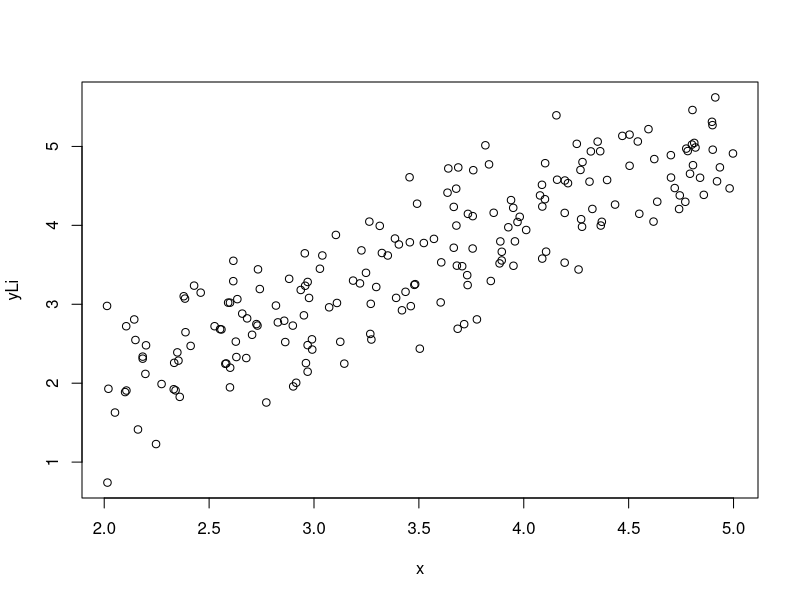
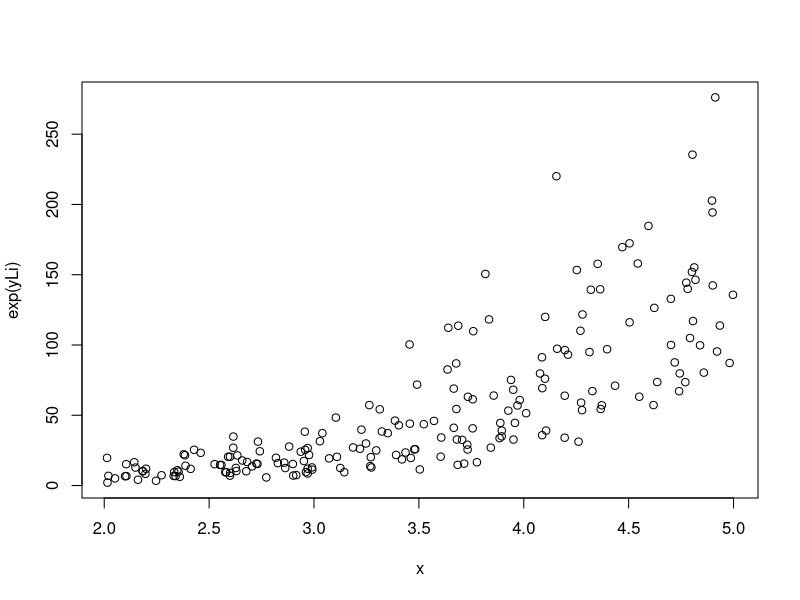
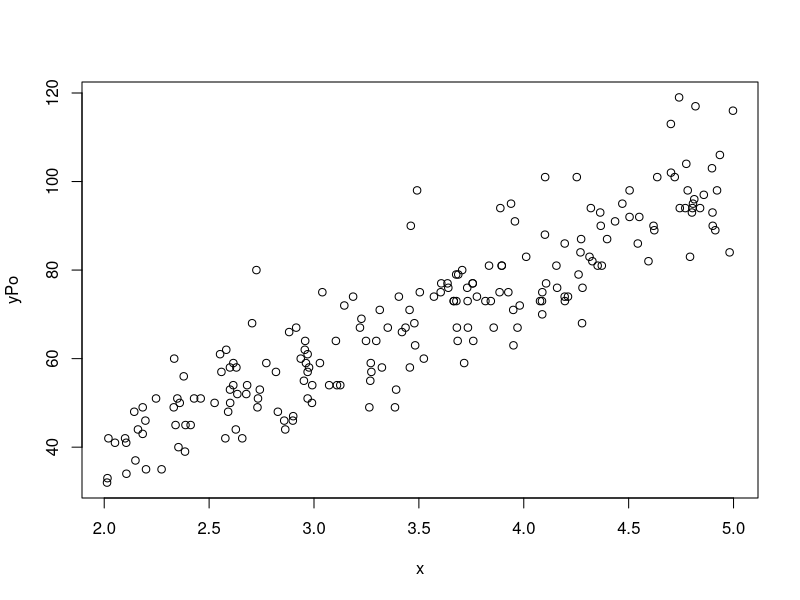
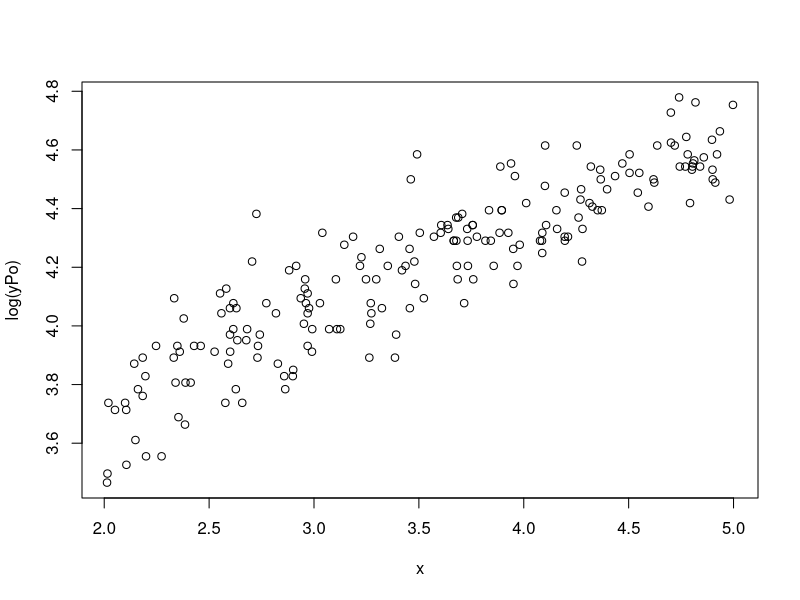
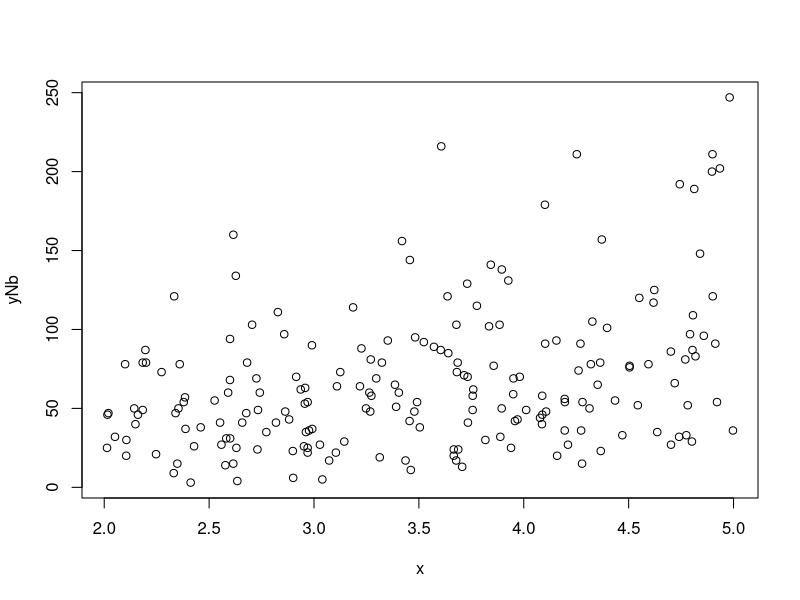
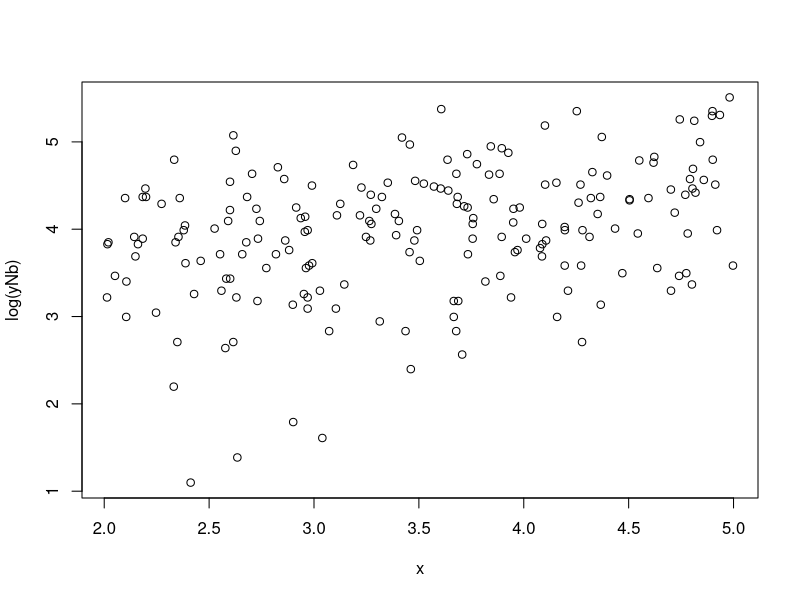
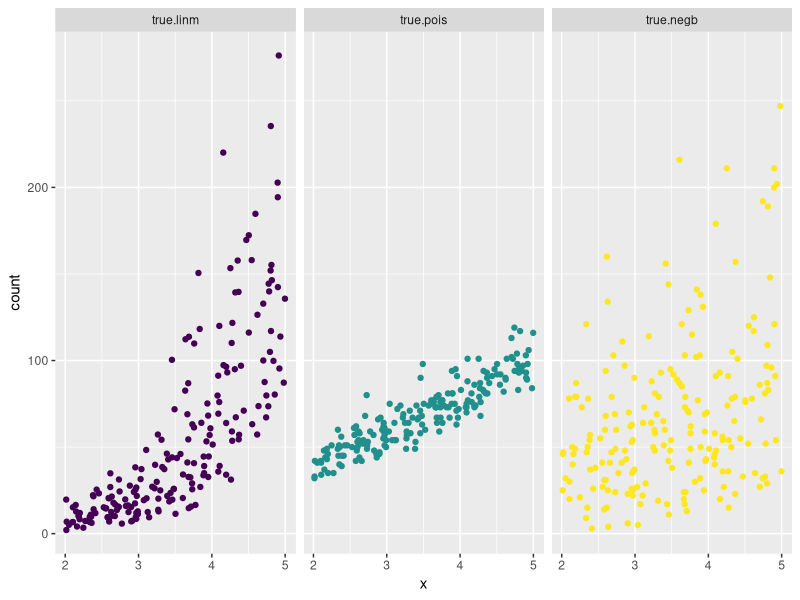
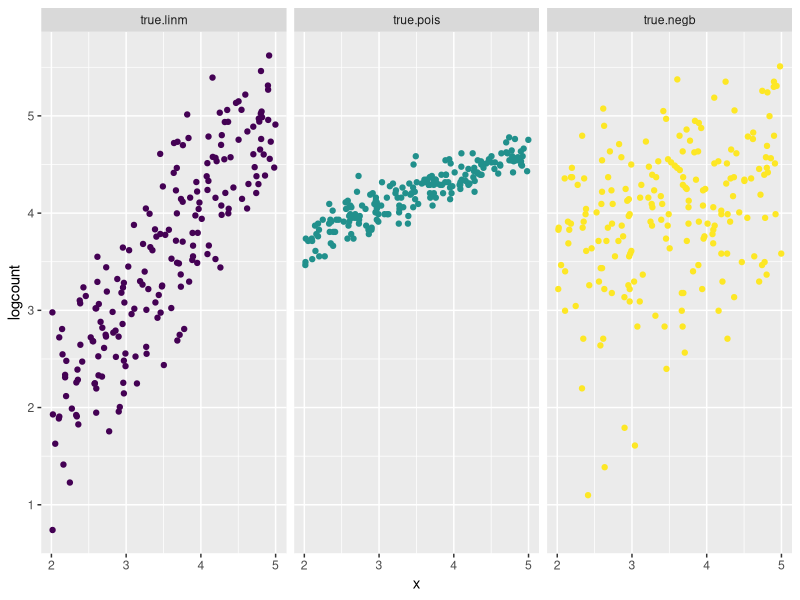

Generate these figures, in order, with R:
# Simulation study for count data ##############################################
#
# Simulate data from 3 distributions: gaussian, poisson and neg.binomial.
# Fit models to each of these 3 assuming again gaussian, 
# poisson and neg. binomial.
# Assess model fit for all 9 combinations. 
#
# Bart Buelens, 11 Dec 2014.

library(ggplot2)
library(MASS)

### Generate 3 data sets #######################################################
n = 200
x = runif(n, min=2, max=5)
yLi = x + rnorm(n, mean=0, sd=0.5)
summary(yLi)
yLi[yLi<0] = 0
summary(exp(yLi))
plot(x, yLi)
plot(x, exp(yLi))

yPo = rpois(n, lambda=20*x)
summary(yPo)
plot(x, yPo)
plot(x, log(yPo))

yNb = rnbinom(n, size=3, mu=20*x)
summary(yNb)
plot(x, yNb)
plot(x, log(yNb))

D = data.frame(x = rep(x,3), 
               count = c(exp(yLi), yPo, yNb), 
               logcount = c(yLi, log(yPo), log(yNb)),
               key = rep(1:n,3))
D$dgm = factor(rep(c("true.linm","true.pois","true.negb"), each=n),
               levels=c("true.linm","true.pois","true.negb"),
               ordered=TRUE)
D$logcount[D$logcount==-Inf] = 0

ggplot(D, aes(x=x, y=count)) + 
   geom_point(aes(color=dgm)) + 
   theme(legend.position="none") +
    facet_wrap(~ dgm)

ggplot(D, aes(x=x, y=logcount)) + 
   geom_point(aes(color=dgm)) + 
   theme(legend.position="none") +
  facet_wrap(~ dgm)

### Code for Prediction interval estimation ####################################
predInterval = function(Data, bN = 100) {
   N = nrow(Data)
   xdf = data.frame(x = Data$x)
   predN = length(Data$x)
   Blinm = Bpois = Bnegb = matrix(data = NA, nrow = bN, ncol = predN)
   BlinmU = BlinmL = BpoisU = BpoisL = BnegbU = BnegbL = Blinm
   qlwr = 0.025
   qupr = 0.975
   for (i in 1:bN) {
      G = Data[sample(1:N, N, replace = TRUE),]
      linmFit = glm(logcount ~ x, G, family="gaussian")
      poisFit = glm(count ~ x, G, family="poisson")
      negbFit = glm.nb(count ~ x, G)
      linmP = predict(linmFit, xdf)
      poisP = predict(poisFit, xdf)
      negbP = predict(negbFit, xdf)
      Blinm[i,] = linmP
      BlinmL[i,] = qnorm(qlwr, mean = linmP, sd = sd(residuals(linmFit)))
      BlinmU[i,] = qnorm(qupr, mean = linmP, sd = sd(residuals(linmFit)))
      Bpois[i,] = poisP
      BpoisL[i,] = log(qpois(qlwr, lambda = exp(poisP)))
      BpoisU[i,] = log(qpois(qupr, lambda = exp(poisP)))
      Bnegb[i,] = negbP
      BnegbL[i,] = log(qnbinom(qlwr, size = negbFit$theta, mu = exp(negbP)))
      BnegbU[i,] = log(qnbinom(qupr, size = negbFit$theta, mu = exp(negbP)))
   } 
   returnDataF = data.frame(pred = c(colMeans(Blinm), colMeans(Bpois), 
                                     colMeans(Bnegb)),
                         lwr = c(colMeans(BlinmL), colMeans(BpoisL), 
                                 colMeans(BnegbL)),
                         upr = c(colMeans(BlinmU), colMeans(BpoisU), 
                                 colMeans(BnegbU)),
                         key = rep(Data$key, 3))
   returnDataF$fit = factor(rep(c("fit.linm","fit.pois","fit.negb"), 
                                each=nrow(Data)),
                            levels=c("fit.linm", "fit.pois", "fit.negb"),
                            ordered=TRUE)  
   return(returnDataF)
}

### Fit each of the three with all 3 ###########################################
D = rbind(D, D, D)
D$fit = factor(rep(c("fit.linm", "fit.pois", "fit.negb"), each = 3 * n),
               levels=c("fit.linm", "fit.pois", "fit.negb"),
               ordered=TRUE)
D$yhat = NA
trueModels = c("true.linm", "true.pois", "true.negb")
for (thisDgm in trueModels) {
   D[D$fit=="fit.linm" & D$dgm==thisDgm, "yhat"] = 
      lm(logcount ~ x, subset(D, dgm==thisDgm & fit=="fit.linm"))$fitted.values
   
   D[D$fit=="fit.pois" & D$dgm==thisDgm, "yhat"] = 
      log(glm(count ~ x, subset(D, dgm==thisDgm & fit=="fit.pois"), 
              family="poisson")$fitted.values)
   
   D[D$fit=="fit.negb" & D$dgm==thisDgm, "yhat"] = 
      log(glm.nb(count ~ x, 
                 subset(D, dgm==thisDgm & fit=="fit.negb"))$fitted.values)
   
}

ggplot(D, aes(x=x, y=logcount)) + 
   geom_point(alpha=0.3) + 
   geom_line(aes(x=x, y=yhat), colour="blue") + 
   facet_grid(dgm ~ fit)

### Compute prediction intervals ###############################################

bootstrapN = 50

piLinm = predInterval(D[D$dgm=="true.linm" & D$fit=="fit.linm",], bN=bootstrapN)
piLinm$dgm = "true.linm"
piPois = predInterval(D[D$dgm=="true.pois" & D$fit=="fit.linm",], bN=bootstrapN)
piPois$dgm = "true.pois"
piNegb = predInterval(D[D$dgm=="true.negb" & D$fit=="fit.linm",], bN=bootstrapN)
piNegb$dgm = "true.negb"
piAll = rbind(piLinm, piPois, piNegb)

piAll$dgm = factor(piAll$dgm,levels=c("true.linm","true.pois","true.negb"),
                   ordered=TRUE)

D = merge(D, piAll, by=c("key", "dgm", "fit"))
dim(D)
head(D)
summary(D$lwr)
D$lwr[D$lwr == -Inf] = 0

# plot with prediction intervals, log count scale
ggplot(D, aes(x=x, y=logcount)) + 
   geom_point(alpha=0.5) + 
  geom_line(aes(x=x, y=yhat), colour="blue") + 
  geom_ribbon(aes(ymin=lwr, ymax=upr), alpha=0.3, fill="blue") +
   facet_grid(dgm ~ fit)

# same on the count scale 
ggplot(D, aes(x=x, y=count)) + 
  geom_point(alpha=0.5) + 
  geom_line(aes(x=x, y=exp(yhat)), colour="blue") + 
  geom_ribbon(aes(ymin=exp(lwr), ymax=exp(upr)), alpha=0.3, fill="blue") +
  facet_grid(dgm ~ fit)

### Bias diagnostic ############################################################
A = aggregate(D$count, by = list(D$dgm, D$fit), FUN = sum)
names(A) = c("true","fitted","count")
B = aggregate(exp(D$yhat), by = list(D$dgm, D$fit), FUN = sum)
A[,"estimate"] = B$x
A$relBias = (A$estimate - A$count) / A$count
A 
# Conclusion: linear model is biased, others OK

### Coverage diagnostic ########################################################
D$cvrg = D$lwr <= D$logcount & D$logcount <= D$upr
AA = aggregate(D$cvrg, by = list(D$dgm, D$fit), FUN = function(x) sum(x)/n)
names(AA) = c("true","fitted","cvrg")
AA 
# Conclusion: coverage fitting poisson is only good when data are true poisson

# Overall conclusion: fitting negbin to data from all three distributions gives 
# reasonable results. Linear is biased and Poisson underestimates variance.

